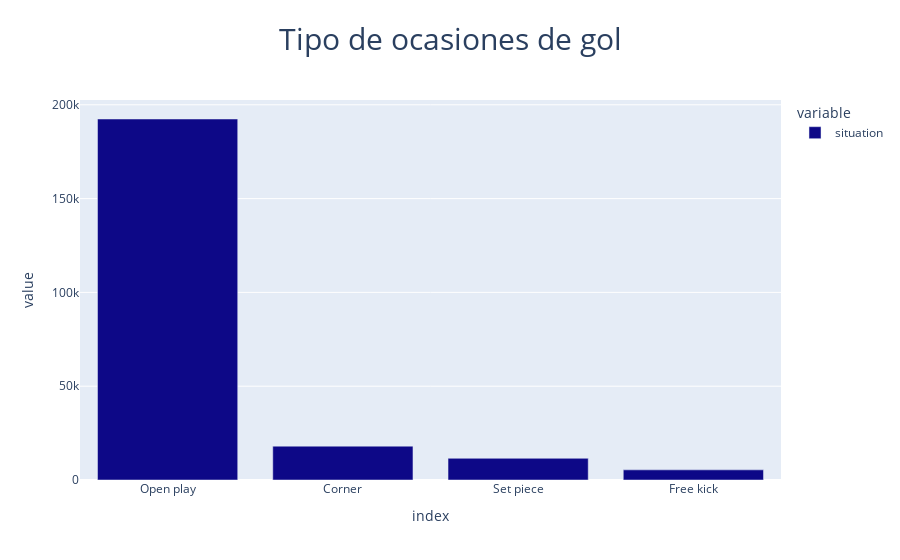

Here is the notebook cell this chart was saved with:
### Code cell
#Se analiza la columna "situation" para ver como se genero esa ocasión de gol. 
#Es claro que la mayoría de estas ocasiones viene de jugadas de juego continuas.
tipo_de_jugada = events_clean_1['situation'].value_counts()
bar4 = px.bar(tipo_de_jugada, color_discrete_sequence=px.colors.sequential.Plasma, title="Tipo de ocasiones de gol", 
    )
bar4.update_layout(title_x=0.5, title_font_size=30)

### Figure 1 — Plotly figure (JSON) as saved in the notebook; plotly's stock layout.template omitted (floating-point values rounded to 4 significant figures)
{"data": [{"alignmentgroup": "True", "hovertemplate": "variable=situation<br>index=%{x}<br>value=%{y}<extra></extra>", "legendgroup": "situation", "marker": {"color": "#0d0887", "pattern": {"shape": ""}}, "name": "situation", "offsetgroup": "situation", "orientation": "v", "showlegend": true, "textposition": "auto", "type": "bar", "x": ["Open play", "Corner", "Set piece", "Free kick"], "xaxis": "x", "y": [192430, 18046, 11567, 5408], "yaxis": "y"}], "layout": {"barmode": "relative", "legend": {"title": {"text": "variable"}, "tracegroupgap": 0}, "title": {"font": {"size": 30}, "text": "Tipo de ocasiones de gol", "x": 0.5}, "xaxis": {"anchor": "y", "domain": [0, 1], "title": {"text": "index"}}, "yaxis": {"anchor": "x", "domain": [0, 1], "title": {"text": "value"}}}}
